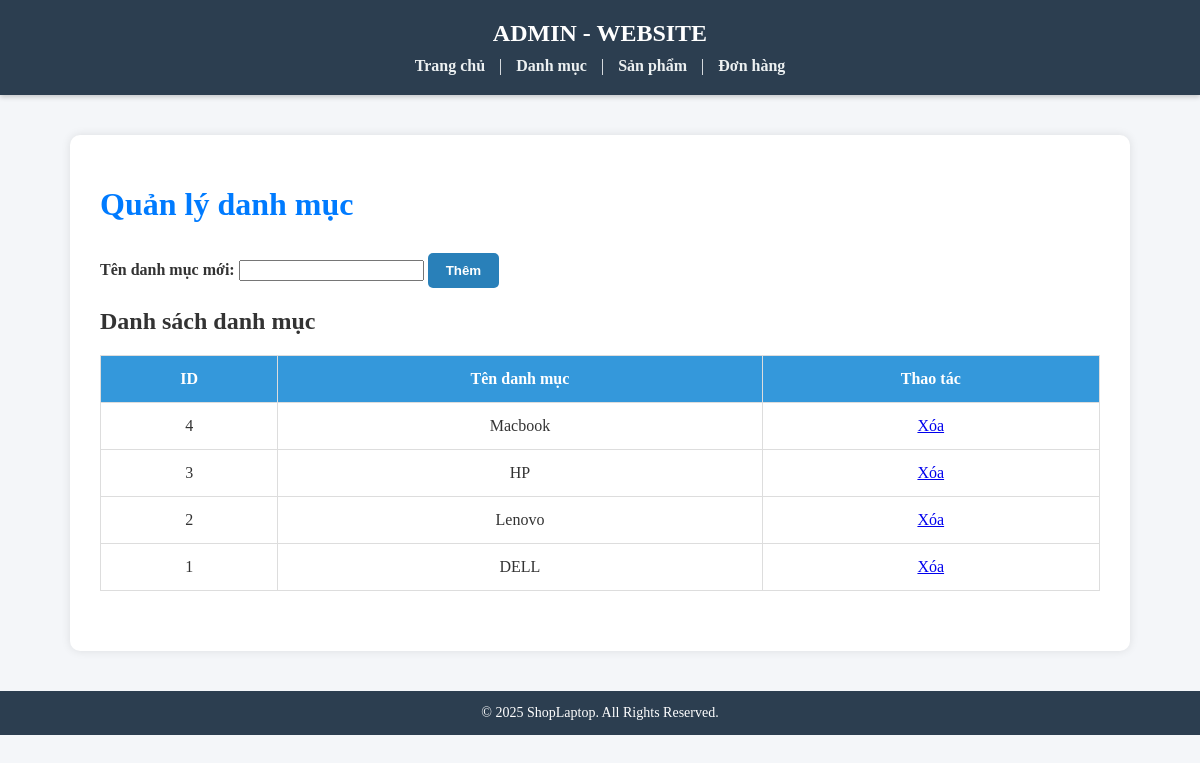
Before: /pages/admin/manage_categories.php with the older database file.
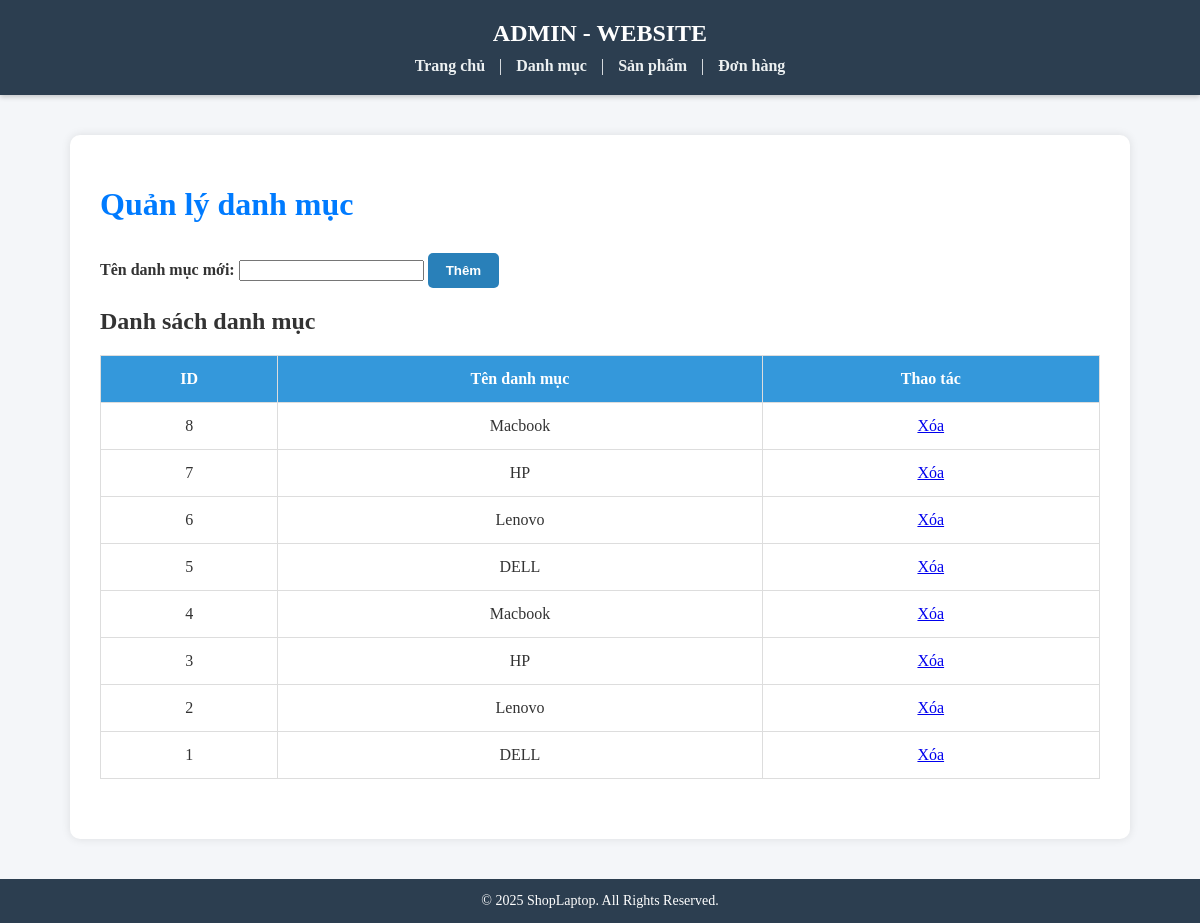
After: the same page with the newer database file.
### tables this page shows
CREATE TABLE categories (
    id INT AUTO_INCREMENT PRIMARY KEY,
    name VARCHAR(255) NOT NULL,
    description TEXT,
    created_at TIMESTAMP DEFAULT CURRENT_TIMESTAMP
);

### pages/admin/manage_categories.php (the view, shortened to what this page needs)
<?php
include '../../pages/components/admin_header.php';
global $conn;
$categories = $conn->query("SELECT * FROM categories ORDER BY id DESC");
?>
<div class="admin-container">
    <h1>Quản lý danh mục</h1>
    <form class="form-section" method="POST">
        <label for="category_name">Tên danh mục mới:</label>
        <input type="text" id="category_name" name="category_name" required>
        <button type="submit">Thêm</button>
    </form>
    <h2>Danh sách danh mục</h2>
    <table class="admin-table">
        <thead>
        <tr>
            <th>ID</th>
            <th>Tên danh mục</th>
            <th>Thao tác</th>
        </tr>
        </thead>
        <tbody>
        <?php while ($row = $categories->fetch_assoc()): ?>
            <tr>
                <td><?= $row['id'] ?></td>
                <td><?= htmlspecialchars($row['name']) ?></td>
                <td>
                    <a href="?delete_id=<?= $row['id'] ?>" onclick="return confirm('Bạn có chắc muốn xóa?')">Xóa</a>
                </td>
            </tr>
        <?php endwhile; ?>
        </tbody>
    </table>
</div>
<?php include '../../pages/components/admin_footer.php'; ?>

Changed rows visible on the page:
added categories: id "8", name "Macbook"
added categories: id "7", name "HP"
added categories: id "6", name "Lenovo"
added categories: id "5", name "DELL"
